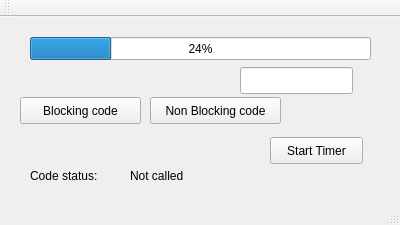
<?xml version="1.0" encoding="UTF-8"?>
<ui version="4.0">
 <class>MainWindow</class>
 <widget class="QMainWindow" name="MainWindow">
  <property name="geometry">
   <rect>
    <x>0</x>
    <y>0</y>
    <width>400</width>
    <height>225</height>
   </rect>
  </property>
  <property name="windowTitle">
   <string>MainWindow</string>
  </property>
  <widget class="QWidget" name="centralWidget">
   <widget class="QProgressBar" name="progressBar">
    <property name="geometry">
     <rect>
      <x>30</x>
      <y>20</y>
      <width>341</width>
      <height>23</height>
     </rect>
    </property>
    <property name="value">
     <number>24</number>
    </property>
   </widget>
   <widget class="QPushButton" name="btBlocking">
    <property name="geometry">
     <rect>
      <x>20</x>
      <y>80</y>
      <width>121</width>
      <height>27</height>
     </rect>
    </property>
    <property name="text">
     <string>Blocking code</string>
    </property>
   </widget>
   <widget class="QPushButton" name="btNonBlocking">
    <property name="geometry">
     <rect>
      <x>150</x>
      <y>80</y>
      <width>131</width>
      <height>27</height>
     </rect>
    </property>
    <property name="text">
     <string>Non Blocking code</string>
    </property>
   </widget>
   <widget class="QLineEdit" name="lineEdit">
    <property name="geometry">
     <rect>
      <x>240</x>
      <y>50</y>
      <width>113</width>
      <height>27</height>
     </rect>
    </property>
   </widget>
   <widget class="QLabel" name="label">
    <property name="geometry">
     <rect>
      <x>30</x>
      <y>150</y>
      <width>91</width>
      <height>17</height>
     </rect>
    </property>
    <property name="text">
     <string>Code status:</string>
    </property>
   </widget>
   <widget class="QLabel" name="lbCodeStatus">
    <property name="geometry">
     <rect>
      <x>130</x>
      <y>150</y>
      <width>101</width>
      <height>17</height>
     </rect>
    </property>
    <property name="text">
     <string>Not called</string>
    </property>
   </widget>
   <widget class="QPushButton" name="btStartProgress">
    <property name="geometry">
     <rect>
      <x>270</x>
      <y>120</y>
      <width>93</width>
      <height>27</height>
     </rect>
    </property>
    <property name="text">
     <string>Start Timer</string>
    </property>
   </widget>
  </widget>
  <widget class="QMenuBar" name="menuBar">
   <property name="geometry">
    <rect>
     <x>0</x>
     <y>0</y>
     <width>400</width>
     <height>23</height>
    </rect>
   </property>
  </widget>
  <widget class="QToolBar" name="mainToolBar">
   <attribute name="toolBarArea">
    <enum>TopToolBarArea</enum>
   </attribute>
   <attribute name="toolBarBreak">
    <bool>false</bool>
   </attribute>
  </widget>
  <widget class="QStatusBar" name="statusBar"/>
 </widget>
 <layoutdefault spacing="6" margin="11"/>
 <resources/>
 <connections/>
</ui>
